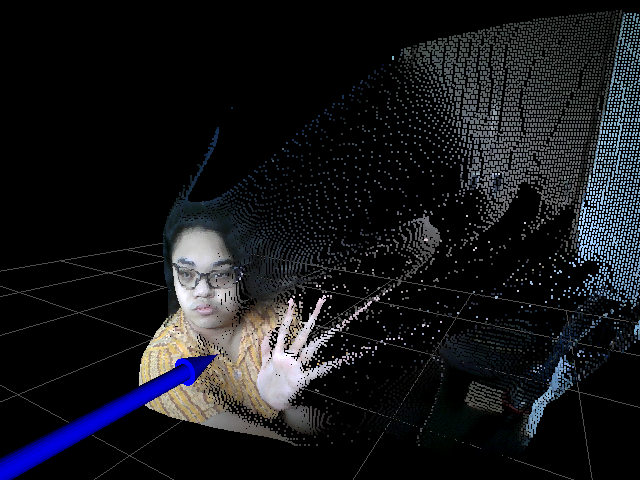
#> input picture Cam/Heavy/ScreenCapture_2026-01-02-13-34-09.png, 640 x 480 px, given in place of the camera
$ python lk_track_stabilized.py
#> lines starting #> are read from the running program, lines starting #| are printed output that depends on the picture
import cv2
import numpy as np

def run_stabilized_flow():
    cap = cv2.VideoCapture(0)

    if not cap.isOpened():
        print("Error: Could not open webcam.")
        return

    # --- Parameters ---
    # Processing resolution (lower = faster FPS & less noise)
    process_w, process_h = 640, 480

    # Feature params for stabilization (finding background anchors)
    feature_params = dict(maxCorners=200, qualityLevel=0.01, minDistance=30, blockSize=3)

    # LK Flow params for tracking anchors
    lk_params = dict(winSize=(15, 15), maxLevel=2,
                     criteria=(cv2.TERM_CRITERIA_EPS | cv2.TERM_CRITERIA_COUNT, 10, 0.03))

    # Dense Flow Params (Farneback)
    farneback_params = dict(pyr_scale=0.5, levels=3, winsize=15,
                            iterations=3, poly_n=5, poly_sigma=1.2, flags=0)

    # Visualization params
    step = 10         # Grid spacing for drawing lines
    fade_factor = 0.90 # 0.90 = fast fade, 0.98 = long trails
    min_magnitude = 3.0 # Threshold to ignore residual stabilization noise

    # --- Init ---
    ret, prev_frame_raw = cap.read()
#> prev_frame_raw is the input picture: shape (480, 640, 3); mean B, G, R 26.7, 23.3, 22.2
    if not ret: return

    prev_frame = cv2.resize(prev_frame_raw, (process_w, process_h))
    prev_frame = cv2.flip(prev_frame, 1)
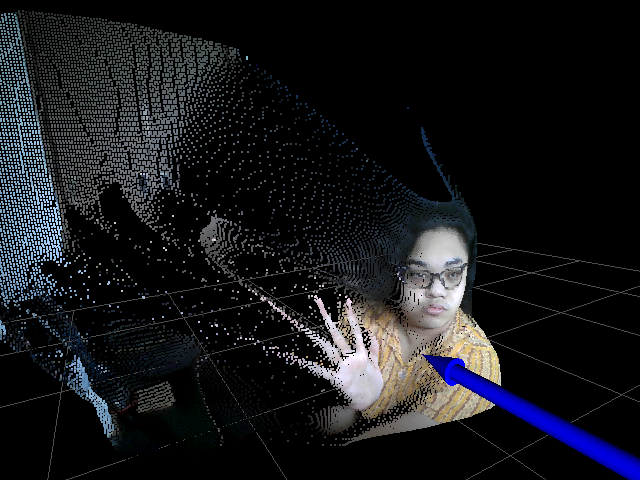
#> prev_frame: shape (480, 640, 3); mean B, G, R 26.7, 23.3, 22.2
    prev_gray = cv2.cvtColor(prev_frame, cv2.COLOR_BGR2GRAY)
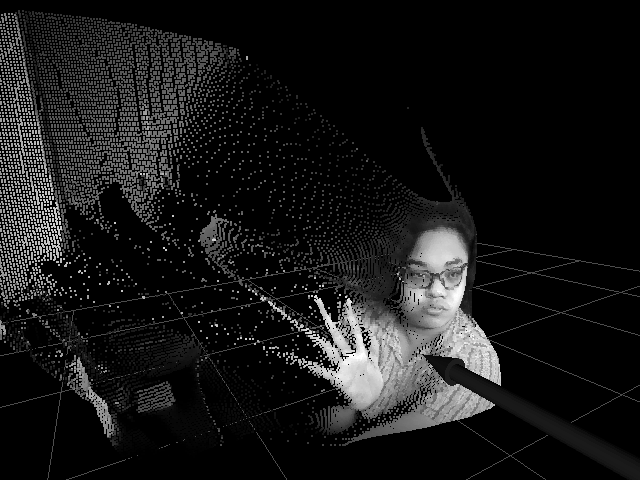
#> prev_gray: shape (480, 640); min 0, max 255, mean 23.4

    # Grid for drawing
    h, w = prev_frame.shape[:2]
#> h = 480; w = 640
    y, x = np.mgrid[step//2:h:step, step//2:w:step].reshape(2,-1).astype(int)
#> y = 3072 values from 5 to 475

    mask = np.zeros_like(prev_frame)

    print("Stabilized Flow Tracker Started.")
    print("This method aligns the background to ignore camera translation.")
    print("Press 'q' to quit. Press 'c' to clear.")

    while True:
        ret, frame_raw = cap.read()
        if not ret: break

        frame = cv2.resize(frame_raw, (process_w, process_h))
        frame = cv2.flip(frame, 1)
        gray = cv2.cvtColor(frame, cv2.COLOR_BGR2GRAY)

        # --- 1. STABILIZATION STEP ---
        # Find points in previous frame to track
        p0 = cv2.goodFeaturesToTrack(prev_gray, mask=None, **feature_params)
#> p0 = 149 rows, first 8: [315, 296], [246, 339], [115, 223], [211, 326], [173, 216], [56, 244], [122, 291], [345, 297]

        warped_prev_gray = prev_gray # Default fallback if stabilization fails

        if p0 is not None and len(p0) > 10:
            # Track points to current frame
            p1, st, err = cv2.calcOpticalFlowPyrLK(prev_gray, gray, p0, None, **lk_params)
#> p1 has the same summary as p0; st = 149 values from 1 to 1; err = 149 values from 0 to 0

            # Select good points
            good_prev = p0[st==1]
#> good_prev = 149 pairs, first value 4 to 622, second value 13 to 478
            good_curr = p1[st==1]
#> good_curr has the same summary as good_prev

            if len(good_curr) > 10:
                # Find the transformation matrix (Homography) that maps Prev -> Curr
                # RANSAC is robust against outliers (moving objects)
                H, _ = cv2.findHomography(good_prev, good_curr, cv2.RANSAC, 5.0)
#> H = [[1, -4.24e-17, 4.6e-14], [1.66e-16, 1, 4.16e-14], [3.11e-19, -2.21e-19, 1]]

                if H is not None:
                    # Warp the PREVIOUS frame to align with the CURRENT frame
                    # This simulates what the previous frame would look like if the camera
                    # had already moved to the current position.
                    warped_prev_gray = cv2.warpPerspective(prev_gray, H, (w, h))

        # --- 2. DENSE FLOW CALCULATION ---
        # Compute flow between Warped_Previous and Current.
        # Since the background is aligned, flow there should be ~0.
        flow = cv2.calcOpticalFlowFarneback(warped_prev_gray, gray, None, **farneback_params)

        # --- 3. VISUALIZATION ---
        mask = (mask.astype(float) * fade_factor).astype(np.uint8)

        fx, fy = flow[y, x].T
#> fx = 3072 values, max 0.105 at index 3061, min -0.0516 at index 3055, mean 5.13e-05; fy = 3072 values, max 0.0714 at index 3036, min -0.0165 at index 2495, mean 7.87e-05

        # Calculate Magnitude
        mag_sq = fx**2 + fy**2
#> mag_sq = 3072 values, max 0.016 at index 3061, min 0 at index 0, mean 1.24e-05

        # Filter noise
        vis = mag_sq > (min_magnitude ** 2)

        pts_x = x[vis]
#> pts_x = empty array
        pts_y = y[vis]
#> pts_y = empty array
        vec_x = fx[vis]
#> vec_x = empty array
        vec_y = fy[vis]
#> vec_y = empty array

        for i in range(len(pts_x)):
            px, py = pts_x[i], pts_y[i]
            dx, dy = vec_x[i], vec_y[i]

            # Green lines
            cv2.line(mask, (px, py), (int(px+dx), int(py+dy)), (0, 255, 0), 1)
#> this loop made 0 passes
#> mask: shape (480, 640, 3); every value is 0

        # Composite
        combined = cv2.add(frame, mask)
        cv2.imshow('Stabilized Flow', combined)

        prev_gray = gray.copy()

        key = cv2.waitKey(1)
#> (key q is pressed here)
        if key == ord('q'):
            break
        elif key == ord('c'):
            mask = np.zeros_like(frame)

    cap.release()
    cv2.destroyAllWindows()

if __name__ == "__main__":
    run_stabilized_flow()

$ run again, on Cam/Heavy/ScreenCapture_2026-01-02-13-34-57.png
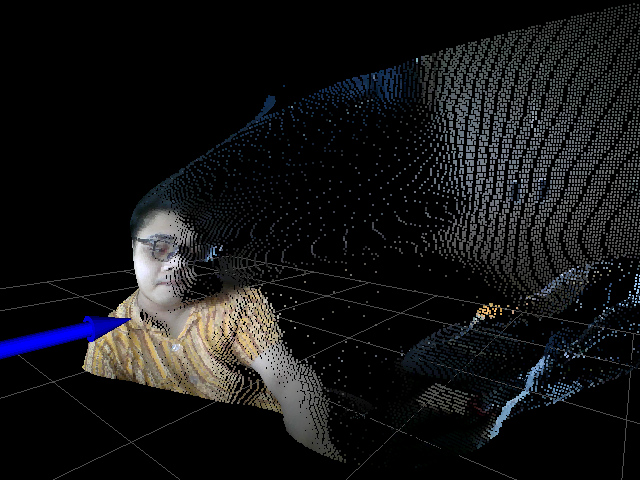
#> input picture Cam/Heavy/ScreenCapture_2026-01-02-13-34-57.png, 640 x 480 px, given in place of the camera
#> in run_stabilized_flow, prev_frame_raw is the input picture: shape (480, 640, 3); mean B, G, R 21.7, 20.7, 20.5
#> in run_stabilized_flow, `prev_frame = cv2.flip(prev_frame, 1)`:
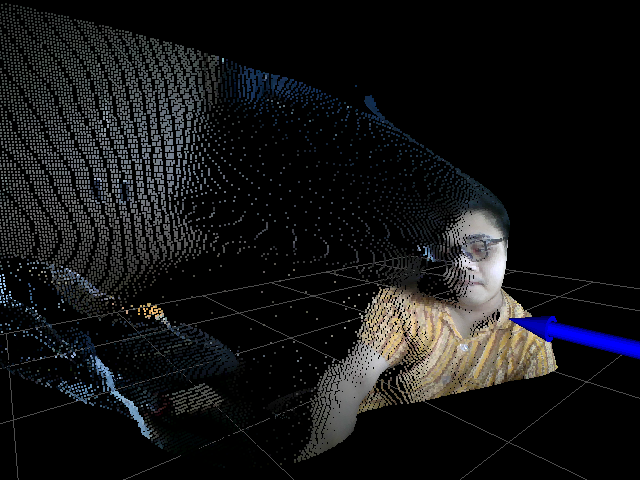
#> prev_frame: shape (480, 640, 3); mean B, G, R 21.7, 20.7, 20.5
#> in run_stabilized_flow, `prev_gray = cv2.cvtColor(prev_frame, cv2.COLOR_BGR2GRAY)`:
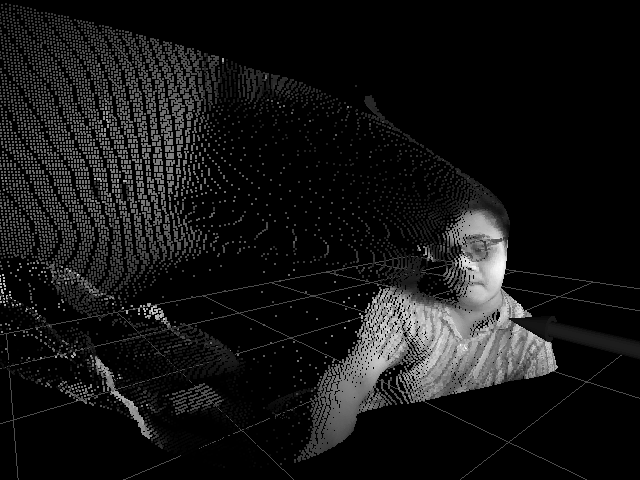
#> prev_gray: shape (480, 640); min 0, max 255, mean 20.8
#> p0 = 146 rows, first 8: [3, 274], [139, 314], [123, 181], [396, 324], [36, 310], [4, 305], [41, 272], [345, 328]
#> p1 has the same summary as p0; st = 146 values from 1 to 1; err = 146 values from 0 to 0
#> good_prev = 146 pairs, first value 2 to 621, second value 8 to 478
#> good_curr has the same summary as good_prev
#> H = [[1, -3.66e-16, 1.82e-13], [8.95e-17, 1, 1.7e-13], [4.23e-19, -1.78e-18, 1]]
#> fx = 3072 values, max 0.0618 at index 3037, min -0.0528 at index 2559, mean 1.18e-05; fy = 3072 values, max 0.0631 at index 3037, min -0.0168 at index 2559, mean 5.74e-05
#> mag_sq = 3072 values, max 0.00779 at index 3037, min 0 at index 0, mean 5.85e-06
#> pts_x = empty array
